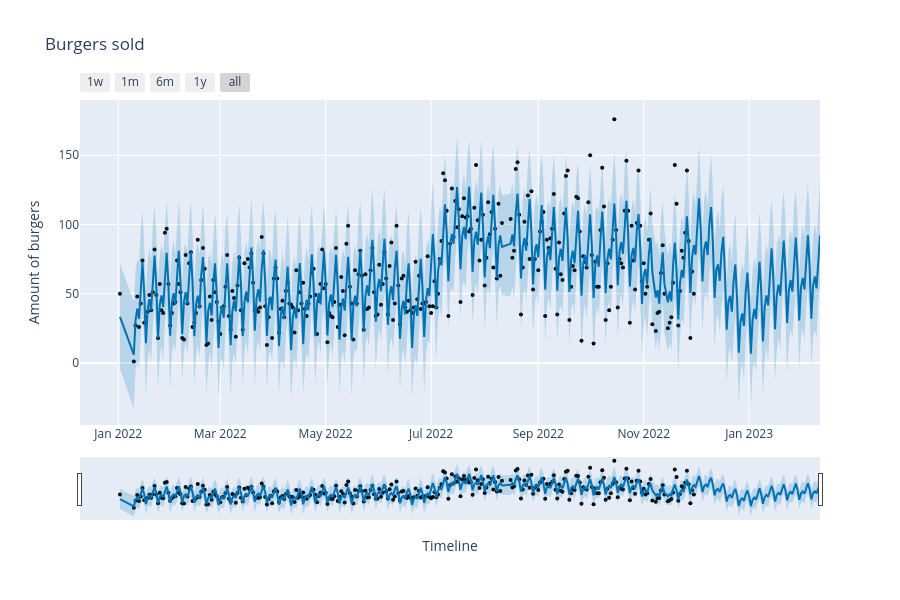

Write notebook code for a chart like this one.
### Code cell
from prophet.plot import plot_plotly
from datetime import datetime


# Create an interactive plot of the Prophet forecast using Plotly.
# This visualizes the predicted burger sales ('yhat') along with the uncertainty intervals ('yhat_lower' and 'yhat_upper').

fig = plot_plotly(model, forecast)
fig.update_layout(
                  yaxis_title="Amount of burgers",
                  xaxis_title="Timeline",
                  title="Burgers sold",
                  )

fig

### Figure 1 — Plotly figure (JSON) as saved in the notebook; plotly's stock layout.template omitted (floating-point values rounded to 4 significant figures; data arrays with more than 128 entries replaced by an {"elided": "..."} marker saying what was removed)
{"data": [{"marker": {"color": "black", "size": 4}, "mode": "markers", "name": "Actual", "type": "scatter", "x": {"elided": "320 str values"}, "y": {"elided": "320 int values"}}, {"hoverinfo": "skip", "line": {"width": 0}, "mode": "lines", "type": "scatter", "x": {"elided": "393 str values"}, "y": {"elided": "393 float values"}}, {"fill": "tonexty", "fillcolor": "rgba(0, 114, 178, 0.2)", "line": {"color": "#0072B2", "width": 2}, "mode": "lines", "name": "Predicted", "type": "scatter", "x": {"elided": "393 str values"}, "y": {"elided": "393 float values"}}, {"fill": "tonexty", "fillcolor": "rgba(0, 114, 178, 0.2)", "hoverinfo": "skip", "line": {"width": 0}, "mode": "lines", "type": "scatter", "x": {"elided": "393 str values"}, "y": {"elided": "393 float values"}}], "layout": {"height": 600, "showlegend": false, "title": {"text": "Burgers sold"}, "width": 900, "xaxis": {"rangeselector": {"buttons": [{"count": 7, "label": "1w", "step": "day", "stepmode": "backward"}, {"count": 1, "label": "1m", "step": "month", "stepmode": "backward"}, {"count": 6, "label": "6m", "step": "month", "stepmode": "backward"}, {"count": 1, "label": "1y", "step": "year", "stepmode": "backward"}, {"step": "all"}]}, "rangeslider": {"visible": true}, "title": {"text": "Timeline"}, "type": "date"}, "yaxis": {"title": {"text": "Amount of burgers"}}}}
